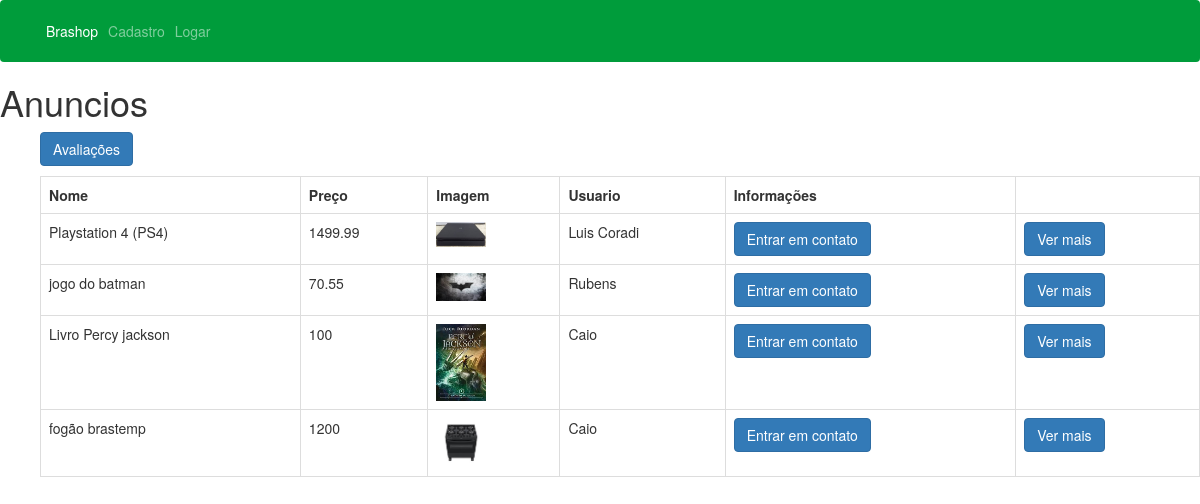
Before: /app/controllers/AnuncioController.php?action=findAll with the older database file.
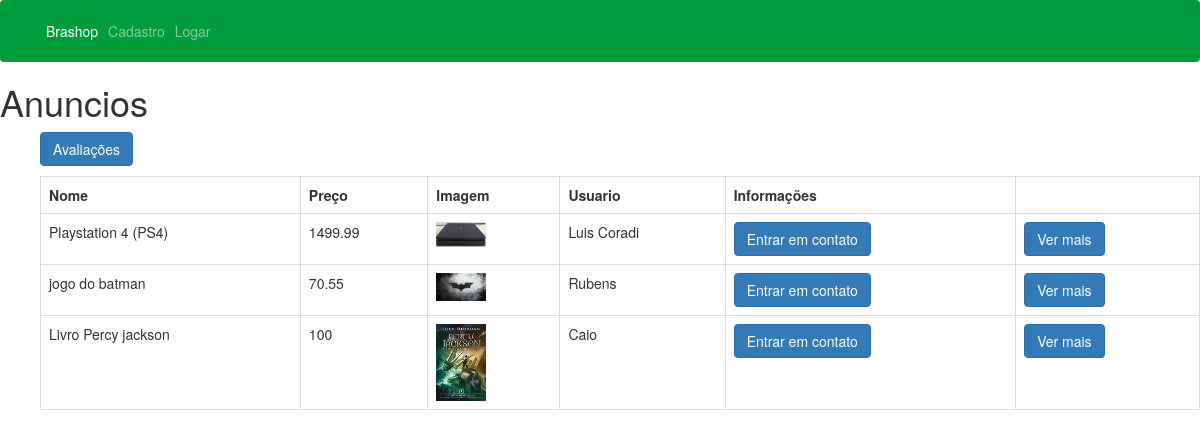
After: the same page with the newer database file.
### tables this page shows
CREATE TABLE `anuncios` (
  `id` int(11) NOT NULL,
  `nome` varchar(100) NOT NULL,
  `preco` float NOT NULL,
  `imagem` mediumtext NOT NULL,
  `descricao` text NOT NULL,
  `usuarios_id` int(11) NOT NULL,
  `categorias_id` int(11) NOT NULL,
  `avaliacoes_id` int(11) NOT NULL
);

CREATE TABLE `usuarios` (
  `id` int(11) NOT NULL,
  `nome` varchar(45) NOT NULL,
  `email` varchar(255) NOT NULL,
  `senha` varchar(255) NOT NULL,
  `data_nasc` date NOT NULL,
  `foto_perfil` varchar(255) NOT NULL,
  `isadm` bit(1) NOT NULL
);

### app/repository/AnuncioRepository.php (called while the page is built, shortened)
<?php
    require_once __DIR__ . "/../connection/Connection.php";
    class AnuncioRepository {
        public PDO $conn;
        function __construct()
        {
            $this->conn = Connection::getConnection();
        }
        public function findAll(): array {
            $table = $this->conn->query("SELECT usuarios_id, a.id, a.nome, a.preco, a.imagem, a.descricao,u.nome as 'usuario_nome' FROM `anuncios` a, usuarios u WHERE a.usuarios_id = u.id");
            $anuncios  = $table->fetchAll(PDO::FETCH_ASSOC);
            return $anuncios;
        }
    }

### app/connection/Connection.php (called while the page is built)
<?php
class Connection {
    private static $host = "localhost";
    private static $dbname = "marketplace";
    private static $user = "root";
    private static $password = "";
    private static ?PDO $conn = null;
    public static function getConnection(): PDO {
        if(self::$conn == null) {
            try {
                self::$conn = new PDO("mysql:host=" . self::$host . ";dbname=" . self::$dbname,
                self::$user,
                self::$password);
                self::$conn->setAttribute(PDO::ATTR_ERRMODE, PDO::ERRMODE_EXCEPTION);
            } catch(Exception $e) {
                print("Erro ao conectar com o banco de dados");
            }
        }
        return self::$conn;
    }
}

### app/views/anuncios/list.php (the view, shortened to what this page needs)
<!DOCTYPE html>
<html lang="pt-br">
  <head>
    <link rel="stylesheet" type="text/css" href="../views/helpers/css/bootstrap.min.css">
</head>
<body>
<?php
 if(isset($_SESSION["usuario"])){
   if($_SESSION["usuario"]['is_adm'] == 1){
     include_once __DIR__ . "/../helpers/menuAdm.php";
    }else{
    include_once __DIR__ . "/../helpers/menuLogin.php";
  }
}
else{
  include_once __DIR__ . "/../helpers/menuHome.php";
}
?>
    <h1> Anuncios </h1>
    <ul>
      <td><table class = 'table table-hover-table-striped table-bordered'></td>
          <tr>
          <th>Nome</th>
          <th>Preço</th>
          <th>Imagem</th>
          <th>Usuario</th>
          <th>Informações</th>
          </tr>
        <?php foreach($data['anuncios'] as $user): ?>
          <tr>
          <td><?= $user['nome'] ?></td>
          <td><?= $user['preco'] ?></td>
          <td><img  style="width:50px;" src="../../imgs/<?=$user['imagem'];?>"></img></td>
          <td><?= $user['usuario_nome'] ?></td>
          <td><a class="btn btn-primary" href="./UsuarioController.php?action=findUsuarioByClick&id=<?= $user['usuarios_id'] ?>">Entrar em contato</a></td>
          <td><a class="btn btn-primary" href="./AnuncioController.php?action=findAnuncioByClick&id=<?= $user['id'] ?>">Ver mais</a></td>
        <?php endforeach; ?>
    </ul>
    <p>
    <a class="btn btn-primary" href="./AvaliacaoController.php?action=findAll" >Avaliações</a>
</body>
</html>

### app/controllers/AnuncioController.php (shortened to what this page needs)
<?php
require_once __DIR__ . "/../repository/AnuncioRepository.php";
$controlleranuncio = new ControllerAnuncio();
class ControllerAnuncio{
    function __construct(){
		if(isset($_POST["action"])){
			$action = $_POST["action"];
		}else if(isset($_GET["action"])){
			$action = $_GET["action"];
		}
		if(isset($action)){
			$this->callAction($action);
		}else{
			$msg = "Nenhuma acao a ser processada...";
            print_r($msg);
		}
	}
    public function callAction(string $functionName = null){
        if (method_exists($this, $functionName)) {
            $this->$functionName();
        } else if(method_exists($this, "preventDefault")) {
            $met = "preventDefault";
            $this->$met();
        } else {
            throw new BadFunctionCallException("Usecase not exists");
        }
    }
    public function loadView(string $path, array $data = null, string $msg = null){
        $caminho = __DIR__ . "/../views/" . $path;
        if(file_exists($caminho)){
             require $caminho;
        } else {
            print "Erro ao carregar a view";
        }
    }
    private function findAll(string $msg = null){
        $anuncioRepository = new AnuncioRepository();
        $anuncios = $anuncioRepository->findAll();
        $data['titulo'] = "listar anuncios";
        $data['anuncios'] = $anuncios;
        $this->loadView("anuncios/list.php", $data, $msg);
    }
}

### app/views/helpers/menuHome.php (shortened to what this page needs)
<!DOCTYPE html>
<html lang="pt-br">
  <head>
    <link rel="stylesheet" type="text/css" href="../views/helpers/css/bootstrap.min.css">
    <link rel="stylesheet" type="text/css" href="//netdna.bootstrapcdn.com/bootstrap/3.1.1/css/bootstrap.min.css">
  <nav style="background-color: #009c3b;" class="navbar navbar-expand-lg navbar-dark">
   <div class="container-fluid">
  <div class="collapse navbar-collapse" id="navbarNavDropdown">
    <ul class="navbar-nav">
      <li class="nav-item active">
        <a class="nav-link" href="./UsuarioController.php?action=loadHome">Brashop <span class="sr-only">(current)</span></a>
      </li>
      <li class="nav-item">
        <a class="nav-link" href="./UsuarioController.php?action=loadFormNew">Cadastro</a>
      </li>
      <li class="nav-item">
        <a class="nav-link" href="./UsuarioController.php?action=loadLogin">Logar</a>
      </li>
    </ul>
  </div>
</nav>

Changed rows visible on the page:
removed anuncios: nome "fogão brastemp", preco "1200", imagem (picture), usuarios.nome "Caio"
